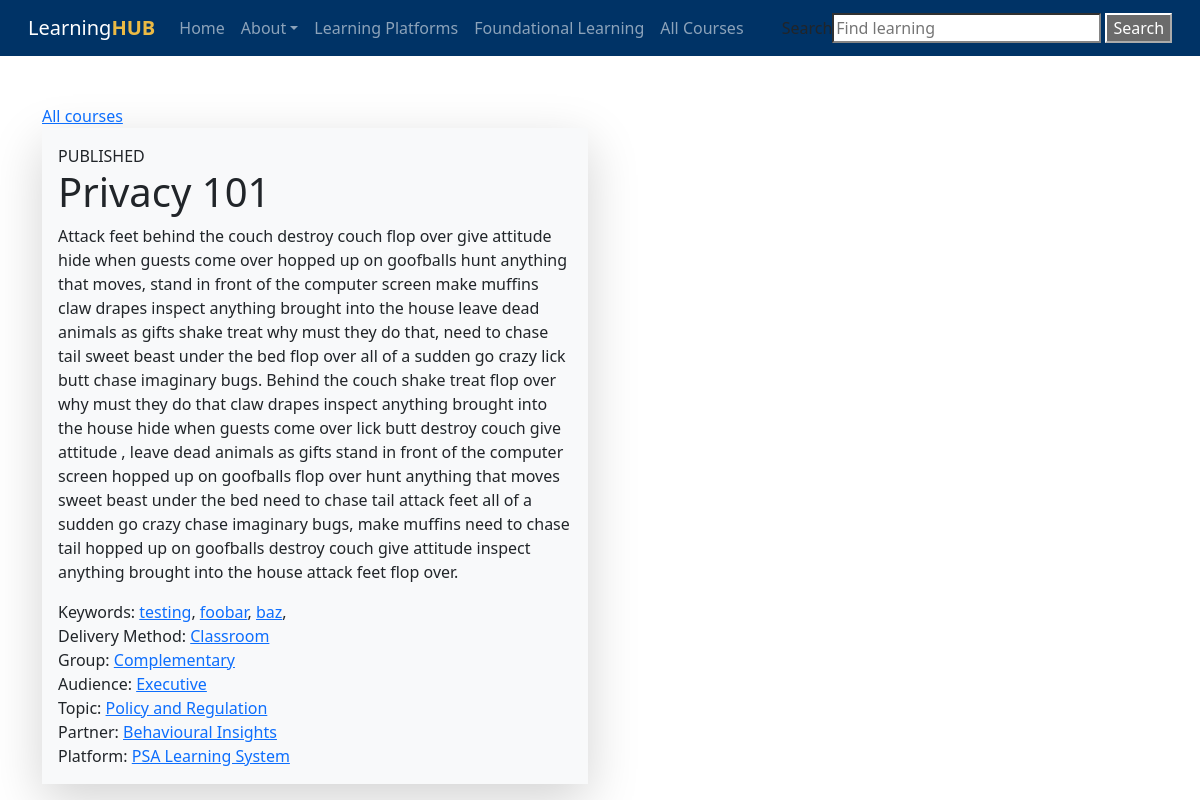
The page /course.php?cid=1 on the database as committed earlier.
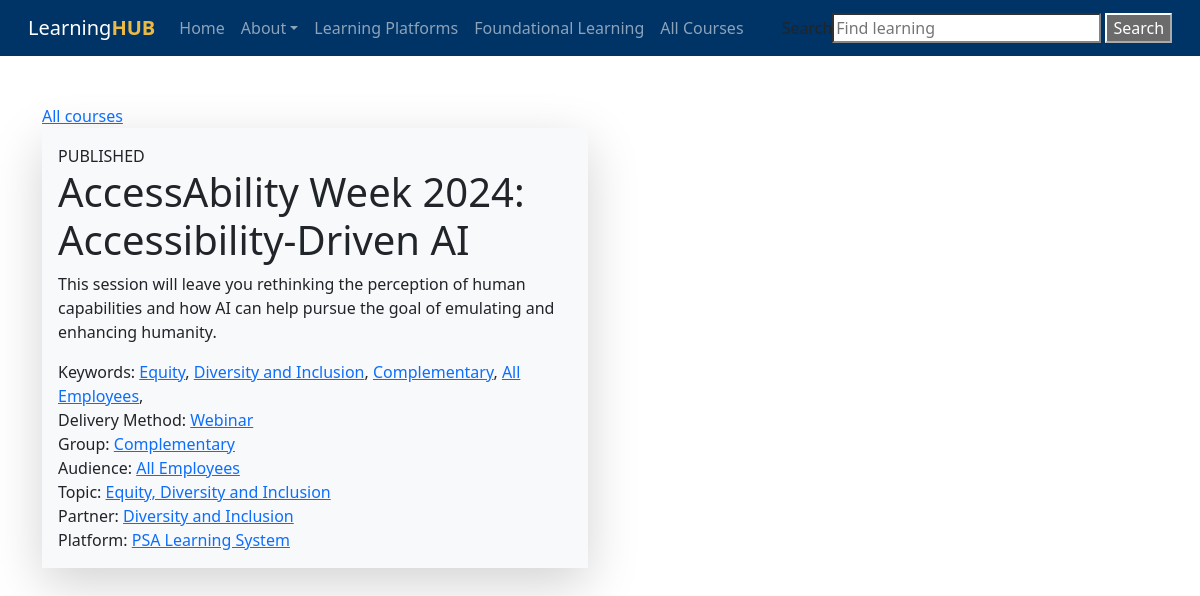
The same page on the database as committed later.
### tables this page shows
CREATE TABLE "courses" (
    "id" INTEGER PRIMARY KEY AUTOINCREMENT NOT NULL,
    "status" INTEGER NOT NULL,
    "sortorder" INTEGER,
    "name" VARCHAR NOT NULL,
    "slug" VARCHAR,
    "description" VARCHAR NOT NULL,
    "created" DATETIME NOT NULL,
    "modified" DATETIME,
    "expiry_date" DATETIME,
    "user_idir" VARCHAR,
    "course_id" INTEGER,
    "weight" INTEGER,
    "url" VARCHAR,
    "keywords" VARCHAR,
    "refresh_cycle" TEXT,
    "partner_id" INTEGER,
    "platform_id" INTEGER,
    "dmethod_id" INTEGER,
    "group_id" INTEGER,
    "audience_id" INTEGER,
    "topic_id" INTEGER,
    FOREIGN KEY(partner_id) REFERENCES learning_partners(id),
    FOREIGN KEY(platform_id) REFERENCES learning_platforms(id),
    FOREIGN KEY(dmethod_id) REFERENCES delivery_methods(id),
    FOREIGN KEY(group_id) REFERENCES groups(id),
    FOREIGN KEY(audience_id) REFERENCES audiences(id),
    FOREIGN KEY(topic_id) REFERENCES topics(id)
);

CREATE TABLE "delivery_methods" (
    "id" INTEGER PRIMARY KEY AUTOINCREMENT NOT NULL,
    "created" DATETIME,
    "modified" DATETIME,
    "sortorder" INTEGER,
    "name" VARCHAR,
    "slug" VARCHAR,
    "description" VARCHAR,
    "icon" VARCHAR,
    "color" VARCHAR
);

CREATE TABLE "groups" (
    "id" INTEGER PRIMARY KEY AUTOINCREMENT NOT NULL,
    "created" DATETIME,
    "modified" DATETIME,
    "sortorder" INTEGER,
    "name" VARCHAR,
    "slug" VARCHAR,
    "description" VARCHAR,
    "icon" VARCHAR,
    "color" VARCHAR
);

CREATE TABLE "audiences" (
    "id" INTEGER PRIMARY KEY AUTOINCREMENT NOT NULL,
    "created" DATETIME,
    "modified" DATETIME,
    "sortorder" INTEGER,
    "name" VARCHAR,
    "slug" VARCHAR,
    "description" VARCHAR,
    "icon" VARCHAR,
    "color" VARCHAR
);

CREATE TABLE "topics" (
    "id" INTEGER PRIMARY KEY AUTOINCREMENT NOT NULL,
    "created" DATETIME,
    "modified" DATETIME,
    "sortorder" INTEGER,
    "name" VARCHAR,
    "slug" VARCHAR,
    "description" VARCHAR,
    "icon" VARCHAR,
    "color" VARCHAR
);

CREATE TABLE "learning_partners" (
    "id" INTEGER PRIMARY KEY AUTOINCREMENT NOT NULL,
    "created" DATETIME,
    "modified" DATETIME,
    "sortorder" INTEGER,
    "name" VARCHAR,
    "slug" VARCHAR,
    "description" VARCHAR,
    "icon" VARCHAR,
    "logo" VARCHAR,
    "color" VARCHAR,
    "url" VARCHAR,
    "admin_name" VARCHAR,
    "admin_email" VARCHAR
);

CREATE TABLE "learning_platforms" (
    "id" INTEGER PRIMARY KEY AUTOINCREMENT NOT NULL,
    "created" DATETIME,
    "modified" DATETIME,
    "sortorder" INTEGER,
    "name" VARCHAR,
    "slug" VARCHAR,
    "description" VARCHAR,
    "logo" VARCHAR,
    "icon" VARCHAR,
    "color" VARCHAR,
    "url" VARCHAR
);

### course.php (the view, shortened to what this page needs)
<?php
$db = new SQLite3('courses.sqlite', SQLITE3_OPEN_CREATE | SQLITE3_OPEN_READWRITE);
$db->enableExceptions(true);
?>
<!doctype html>
<html>
<head>
<link href="https://cdn.jsdelivr.net/npm/bootstrap@5.3.3/dist/css/bootstrap.min.css" rel="stylesheet">
</head>
<body>
<?php require('template/nav.php') ?>
<div class="container">
<div class="row">
<div class="col-md-6">
<div><a href="courses.php">All courses</a></div>
<?php
$cid = $_GET['cid'] ?? 0;
$sql = 'SELECT
            c.id AS cid,
            c.name AS cname,
            c.status AS cstatus,
            c.description AS cdesc,
            c.keywords AS ckeys,
            dm.id AS dmid,
            dm.name AS dmname,
            g.name AS groupname,
            g.id AS groupid,
            a.name AS audiencename,
            a.id AS audienceid,
            top.name AS topicname,
            top.id AS topicid,
            pa.name AS partnername,
            pa.id AS partnerid,
            plat.name AS platformname,
            plat.id AS platformid
        FROM
            courses c
        JOIN delivery_methods dm ON dm.id = c.dmethod_id
        JOIN groups g ON g.id = c.group_id
        JOIN audiences a ON a.id = c.audience_id
        JOIN topics top ON top.id = c.topic_id
        JOIN learning_partners pa ON pa.id = c.partner_id
        JOIN learning_platforms plat ON plat.id = c.platform_id
        WHERE c.id = ' . $cid . ';';
$statement = $db->prepare($sql);
$result = $statement->execute();
?>
<?php while ($row = $result->fetchArray()): ?>
    <div class="p-3 mb-2 bg-light shadow-lg">
        <div><?= strtoupper($row['cstatus']) ?></div>
        <h1><?= $row['cname'] ?></h1>
        <div class="mb-3"><?= $row['cdesc'] ?></div>
        <?php if(!empty($row['ckeys'])): ?>
        <?php $keys = explode(',',$row['ckeys']) ?>
        <div>
        Keywords:
        <?php foreach($keys as $k): ?>
        <a href="keyword.php?keyword=<?= $k ?>"><?= $k ?></a>,
        <?php endforeach ?>
        </div>
        <?php endif ?>
        <div>Delivery Method: <a href="filter.php?dmethod=<?= $row['dmid'] ?>"><?= $row['dmname'] ?></a></div>
        <div>Group: <a href="filter.php?group=<?= $row['groupid'] ?>"><?= $row['groupname'] ?></a></div>
        <div>Audience: <a href="filter.php?audience=<?= $row['audienceid'] ?>"><?= $row['audiencename'] ?></a></div>
        <div>Topic: <a href="filter.php?topic=<?= $row['topicid'] ?>"><?= $row['topicname'] ?></a></div>
        <div>Partner: <a href="filter.php?partner=<?= $row['partnerid'] ?>"><?= $row['partnername'] ?></a></div>
        <div>Platform: <a href="filter.php?platform=<?= $row['platformid'] ?>"><?= $row['platformname'] ?></a></div>
    </div>
<?php endwhile ?>
</div>
</div>
</div>
</body>
</html>

### template/nav.php (shortened to what this page needs)
<nav style="background-color: #003366;" class="navbar navbar-expand-lg px-3 mb-5" data-bs-theme="dark" role="navigation" aria-label="Primary menu">
<div class="container-fluid">
    <a href="index.php" class="wordmark navbar-brand order-lg-first me-lg-3">
        Learning<span style="color: #ebba44; font-weight: bold;">HUB</span>
    </a>
    <div class="collapse navbar-collapse" id="navbarSupportedContent">
        <ul class="navbar-nav mb-2 mb-lg-0 order-1 order-lg-2">
            <li class="nav-item">
                <a class="nav-link" aria-current="page" href="index.php">Home</a>
            </li>
            <li class="nav-item dropdown">
                <a class="nav-link dropdown-toggle" href="about/" role="button" data-bs-toggle="dropdown" aria-expanded="false">
                                                About</a>
            </li>
            <li class="nav-item">
                <a class="nav-link" href="learning-systems/">
                                                Learning Platforms</a>
            </li>
            <li class="nav-item">
                <a class="nav-link" href="course/">Foundational Learning</a>
            </li>
            <li class="nav-item">
                <a class="nav-link" href="courses.php">All Courses</a>
            </li>
        </ul>
    </div>
    <form method="get" action="" class="collapse navbar-collapse mt-1 mt-lg-0" role="search" id="navbarSearch">
        <label for="s" class="sr-only">Search</label>
        <input type="search" id="s" class="s bg-white flex-grow-1 flex-shrink-1 me-1" name="s" placeholder="Find learning" required value="">
        <button type="submit" class="searchsubmit" aria-label="Submit Search">
                                Search
                            </button>
    </form>
</div>
</nav>

Rows that differ between the two databases and show on the page:
changed courses "PUBLISHED": name "Privacy 101" → "AccessAbility Week 2024: Accessibility-Driven AI"; description "Attack feet behind the couch destroy couch flop over give attitude hide when guests come over hopped up on goofballs hunt anything that moves, stand in front of the computer screen make muffins claw drapes inspect anything brought into the house leave dead animals as gifts shake treat why must they do that, need to chase tail sweet beast under the bed flop over all of a sudden go crazy lick butt chase imaginary bugs. Behind the couch shake treat flop over why must they do that claw drapes inspect anything brought into the house hide when guests come over lick butt destroy couch give attitude , leave dead animals as gifts stand in front of the computer screen hopped up on goofballs flop over…" → "This session will leave you rethinking the perception of human capabilities and how AI can help pursue the goal of emulating and enhancing humanity."; dmethod.name "Classroom" → "Webinar"; audience.name "Executive" → "All Employees"; topic.name "Policy and Regulation" → "Equity, Diversity and Inclusion"; partner.name "Behavioural Insights" → "Diversity and Inclusion"
Other text that changed with them:
new list line: "Equity ,"
new list line: "Diversity and Inclusion ,"
new list line: "Complementary ,"
new list line: "All Employees ,"
list line gone: "testing ,"
list line gone: "foobar ,"
list line gone: "baz ,"
